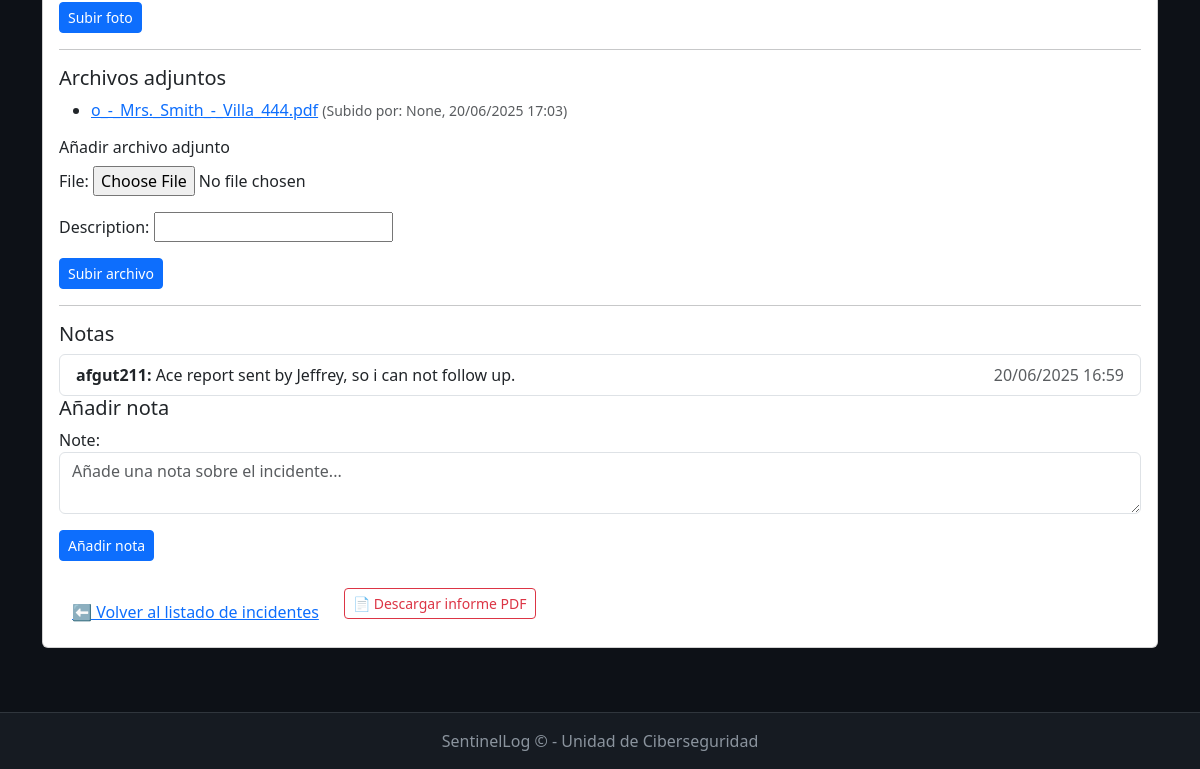
Before: /incident_management/detail/1/ (signed in, lower part) with the older database file.
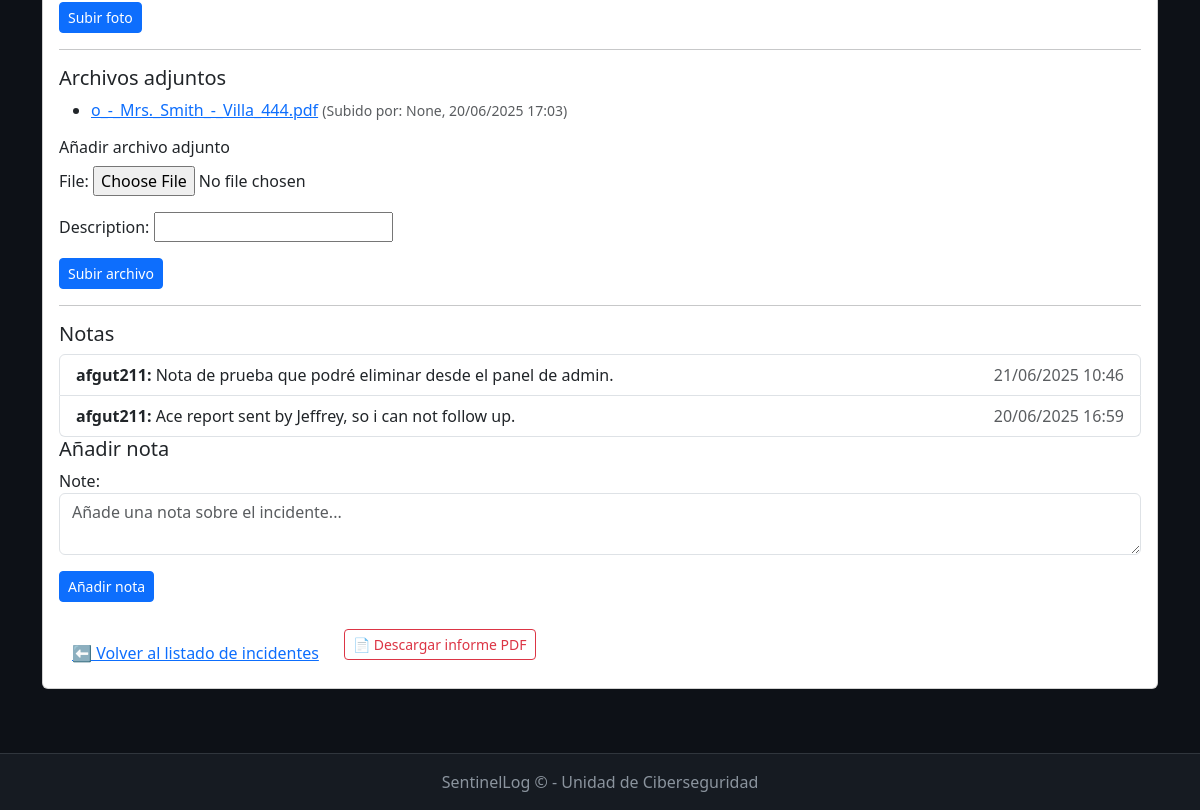
After: the same page with the newer database file.
### incident_management/models.py (models this page shows, shortened)
class IncidentAttachment(models.Model):
    incident = models.ForeignKey(Incident, on_delete=models.CASCADE, related_name='attachments')
    file = models.FileField(upload_to='incident_reports/attachments/')
    uploaded_at = models.DateTimeField(auto_now_add=True)
    uploaded_by = models.ForeignKey(User, on_delete=models.SET_NULL, null=True, blank=True)
    description = models.CharField(max_length=255, blank=True)

class IncidentNote(models.Model):
    incident = models.ForeignKey(Incident, on_delete=models.CASCADE, related_name='notes')
    author = models.ForeignKey(User, on_delete=models.SET_NULL, null=True)
    note = models.TextField()
    created_at = models.DateTimeField(auto_now_add=True)

### incident_management/views.py (the view, shortened to what this page needs)
# urls.py: path('detail/<int:pk>/', views.incident_detail, name='incident_detail'),
@login_required
def incident_detail(request, pk):
    incident = get_object_or_404(Incident, pk=pk)
    photos = incident.photos.all()
    notes = incident.notes.all().order_by('-created_at')
    attachments = incident.attachments.all()
    note_form = IncidentNoteForm()
    photo_form = IncidentPhotoForm()
    attach_form = IncidentAttachmentForm()
    return render(request, 'incident_management/incident_detail.html', {
        'incident': incident,
        'photos': photos,
        'notes': notes,
        'attachments': attachments,
        'note_form': note_form,
        'photo_form': photo_form,
        'attach_form': attach_form,
    })

### incident_management/forms.py
class IncidentNoteForm(forms.ModelForm):
    class Meta:
        model = IncidentNote
        fields = ['note']
        widgets = {
            'note': forms.Textarea(attrs={
                'class': 'form-control',
                'rows': 2,
                'placeholder': 'Añade una nota sobre el incidente...'
            }),
        }

class IncidentPhotoForm(forms.ModelForm):
    class Meta:
        model = IncidentPhoto
        fields = ['image']

### incident_management/templates/incident_management/incident_detail.html (shortened to what this page needs)
{% extends 'base.html' %}
{% block content %}
<div class="card mt-4">
    <div class="card-body">
        <form method="post" enctype="multipart/form-data" class="mb-3">
            <button type="submit" name="add_photo" class="btn btn-primary btn-sm">Subir foto</button>
        </form>
        <hr>
        <h5>Archivos adjuntos</h5>
        <ul>
            {% for attach in attachments %}
                <li>
                    <a href="{{ attach.file.url }}" target="_blank">{{ attach.description|default:attach.file.name|slice:"-30:" }}</a>
                    <span class="small text-muted">
                        (Subido por: {{ attach.uploaded_by }}, {{ attach.uploaded_at|date:"d/m/Y H:i" }})
                    </span>
                </li>
            {% endfor %}
        </ul>
        <h6>Añadir archivo adjunto</h6>
        <form method="post" enctype="multipart/form-data" class="mb-3">
            {{ attach_form.as_p }}
            <button type="submit" name="add_attachment" class="btn btn-primary btn-sm">Subir archivo</button>
        </form>
        <hr>
        <h5>Notas</h5>
        <ul class="list-group">
            {% for note in notes %}
                <li class="list-group-item">
                    <strong>{{ note.author }}:</strong> {{ note.note }} <span class="text-muted float-end">{{ note.created_at|date:"d/m/Y H:i" }}</span>
                </li>
            {% empty %}
                <li class="list-group-item text-muted">No hay notas registradas.</li>
            {% endfor %}
        </ul>
        <h5>Añadir nota</h5>
            <form method="post" class="mb-3">
                {{ note_form.as_p }}
                <button type="submit" class="btn btn-primary btn-sm">Añadir nota</button>
            </form>
        <a href="{% url 'incident_management_index' %}" class="btn btn-link mt-3">
            ⬅ Volver al listado de incidentes
        </a>
        <a href="{% url 'generate_incident_pdf' incident.pk %}" class="btn btn-outline-danger btn-sm ms-2">
            📄 Descargar informe PDF
        </a>
    </div>
</div>
{% endblock %}

Changed rows visible on the page:
added IncidentNote: author "afgut211", note "Nota de prueba que podré eliminar desde el panel de admin.", created_at "21/06/2025 10:46"
